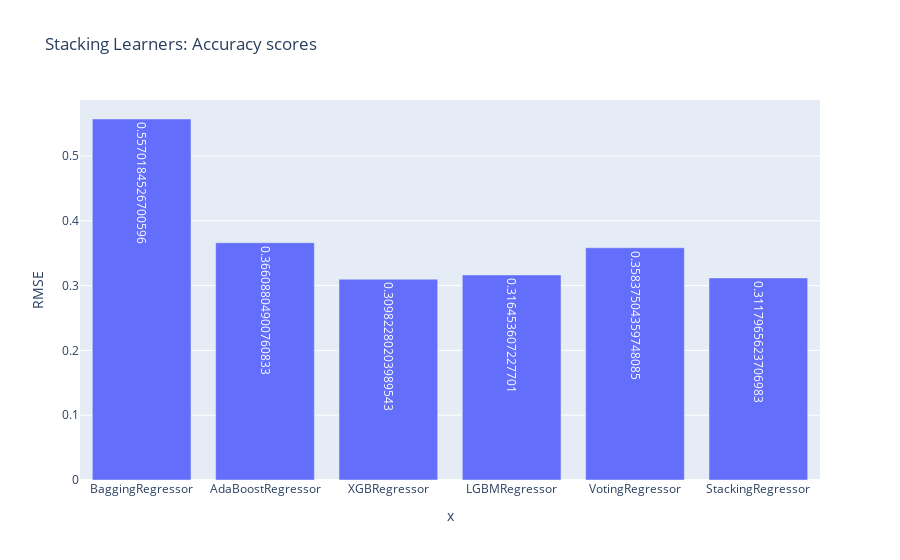

The cell this chart's notebook holds for it:
### Code cell
regression_models = [model_name for model_name, model in models_cv]
fig = px.bar(x=regression_models, y = accuracy_scores_regression, 
        title='Stacking Learners: Accuracy scores', text= accuracy_scores_regression)
fig.update_layout( yaxis_title="RMSE")

### Figure 1 — Plotly figure (JSON) as saved in the notebook; plotly's stock layout.template omitted (floating-point values rounded to 4 significant figures)
{"data": [{"alignmentgroup": "True", "hovertemplate": "x=%{x}<br>y=%{y}<br>text=%{text}<extra></extra>", "legendgroup": "", "marker": {"color": "#636efa"}, "name": "", "offsetgroup": "", "orientation": "v", "showlegend": false, "text": [0.557, 0.3661, 0.3098, 0.3165, 0.3584, 0.3118], "textposition": "auto", "type": "bar", "x": ["BaggingRegressor", "AdaBoostRegressor", "XGBRegressor", "LGBMRegressor", "VotingRegressor", "StackingRegressor"], "xaxis": "x", "y": [0.557, 0.3661, 0.3098, 0.3165, 0.3584, 0.3118], "yaxis": "y"}], "layout": {"barmode": "relative", "legend": {"tracegroupgap": 0}, "title": {"text": "Stacking Learners: Accuracy scores"}, "xaxis": {"anchor": "y", "domain": [0, 1], "title": {"text": "x"}}, "yaxis": {"anchor": "x", "domain": [0, 1], "title": {"text": "RMSE"}}}}
